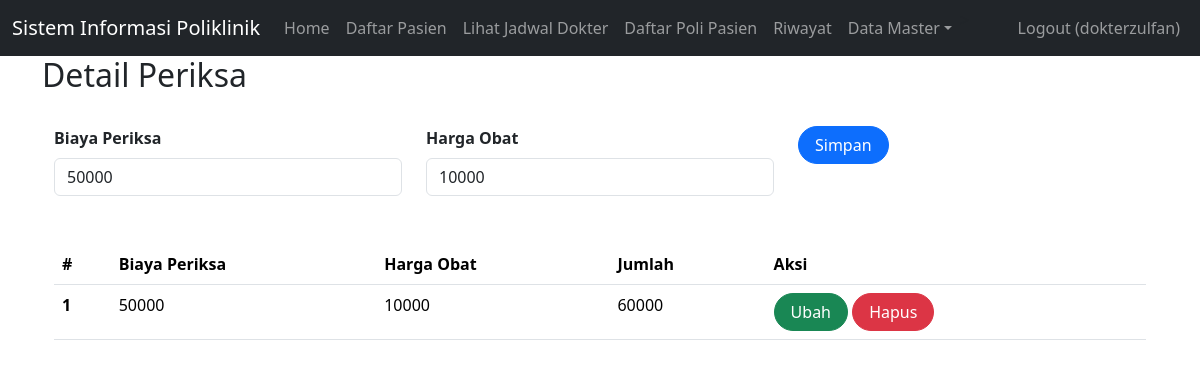
The page /index.php?page=detail_periksa (signed in) on the database its author committed.
### tables this page shows
CREATE TABLE `detail_periksa` (
  `id` int(11) NOT NULL,
  `id_periksa` int(11) UNSIGNED NOT NULL,
  `id_obat` int(11) UNSIGNED NOT NULL
);

CREATE TABLE `periksa` (
  `id` int(11) UNSIGNED NOT NULL,
  `id_daftar_poli` int(11) UNSIGNED NOT NULL,
  `tgl_periksa` datetime NOT NULL,
  `catatan` text NOT NULL,
  `biaya_periksa` int(11) NOT NULL
);

CREATE TABLE `obat` (
  `id` int(11) UNSIGNED NOT NULL,
  `nama_obat` varchar(50) NOT NULL,
  `kemasan` varchar(35) NOT NULL,
  `harga` int(11) NOT NULL
);

### detail_periksa.php (the view, shortened to what this page needs)
<h2>Detail Periksa</h2>
<br>
<div class="container">
    <form class="form row" method="POST" action="" name="myForm" onsubmit="return(validate());">
        <?php
        $id_periksa = '';
        $id_obat = '';
        ?>
        <div class="col">
        <label for="inputNama" class="form-label fw-bold">
            Biaya Periksa
        </label>
        <select class="form-control" name="id_periksa">
        <?php
        $selected = '';
        $periksa = mysqli_query($mysqli, "SELECT * FROM Periksa");
        while ($data = mysqli_fetch_array($periksa)) {
            if ($data['id'] == $id_periksa) {
                $selected = 'selected="selected"';
            } else {
                $selected = '';
            }
        ?>
            <option value="<?php echo $data['id'] ?>" <?php echo $selected ?>><?php echo $data['biaya_periksa'] ?></option>
        <?php
        }
        ?>
    </select>
    </div>
    <div class="col">
        <label for="inputNama" class="form-label fw-bold">
        Harga Obat
        </label>
        <select class="form-control" name="id_obat">
        <?php
        $selected = '';
        $obat = mysqli_query($mysqli, "SELECT * FROM obat");
        while ($data = mysqli_fetch_array($obat)) {
            if ($data['id'] == $id_obat) {
                $selected = 'selected="selected"';
            } else {
                $selected = '';
            }
        ?>
            <option value="<?php echo $data['id'] ?>" <?php echo $selected ?>><?php echo $data['harga'] ?></option>
        <?php
        }
        ?>
    </select>
    </div>
    <div class="col">
        <button type="submit" class="btn btn-primary rounded-pill px-3" name="simpan">Simpan</button>
    </div>
    </form>
    <br>
    <br>
    <table class="table table-hover">
        <thead>
            <tr>
                <th scope="col">#</th>
                <th scope="col">Biaya Periksa</th>
                <th scope="col">Harga Obat</th>
                <th scope="col">Jumlah</th>
                <th scope="col">Aksi</th>
            </tr>
        </thead>
        <tbody>
            <?php
            $result = mysqli_query($mysqli, "SELECT detail_periksa.*,periksa.biaya_periksa as 'biaya_periksa', obat.harga as 'harga' FROM detail_periksa LEFT JOIN periksa ON (detail_periksa.id_periksa=periksa.id) LEFT JOIN obat ON (detail_periksa.id_obat=obat.id) ORDER BY id ASC");
            $no = 1;
            while ($data = mysqli_fetch_array($result)) {
                $total_biaya = $data['biaya_periksa'] + $data['harga'];
            ?>
                <tr>
                    <th scope="row"><?php echo $no++ ?></th>
                    <td><?php echo $data['biaya_periksa'] ?></td>
                    <td><?php echo $data['harga'] ?></td>
                    <td><?php echo $total_biaya ?></td>
                    <td>
                        <a class="btn btn-success rounded-pill px-3" href="index.php?page=detail_periksa&id=<?php echo $data['id'] ?>">Ubah</a>
                        <a class="btn btn-danger rounded-pill px-3" href="index.php?page=detail_periksa&id=<?php echo $data['id'] ?>&aksi=hapus">Hapus</a>
                    </td>
                </tr>
            <?php
            }
            ?>
        </tbody>
    </table>

### rows shown on the page
detail_periksa: id_periksa.biaya_periksa "50000", id_obat.harga "10000", id_periksa.harga "60000"

### other values the page prints
$_SESSION['username'] "dokterzulfan"
form field id_periksa "50000"
form field id_obat "10000"
